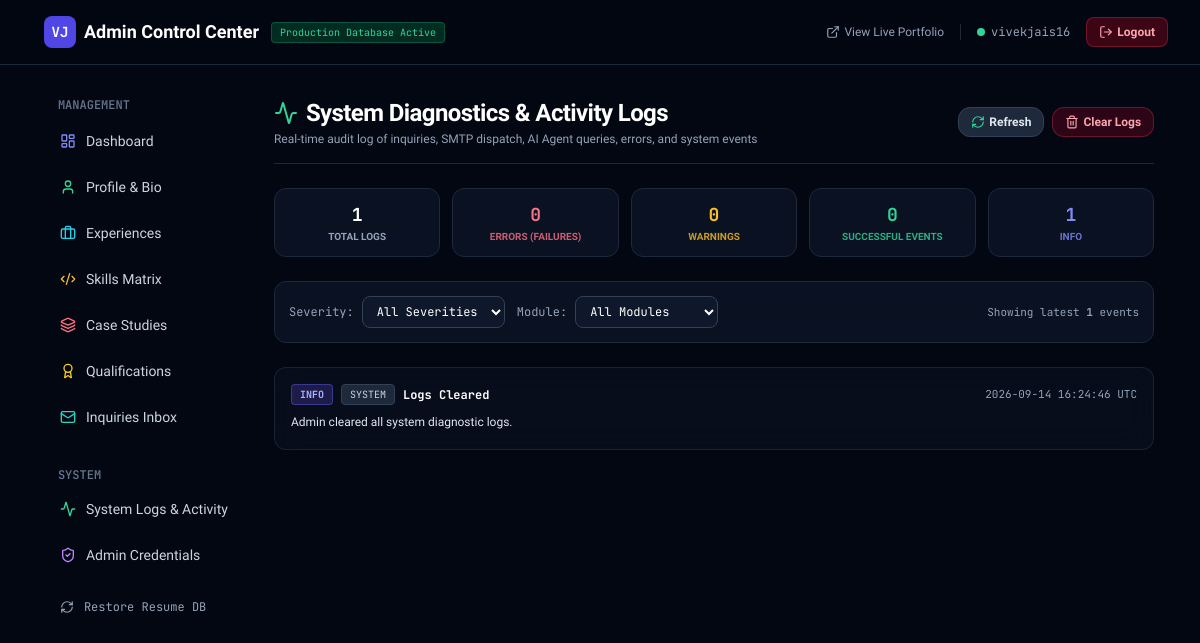
Page /admin/logs (signed in) on the earlier database version.
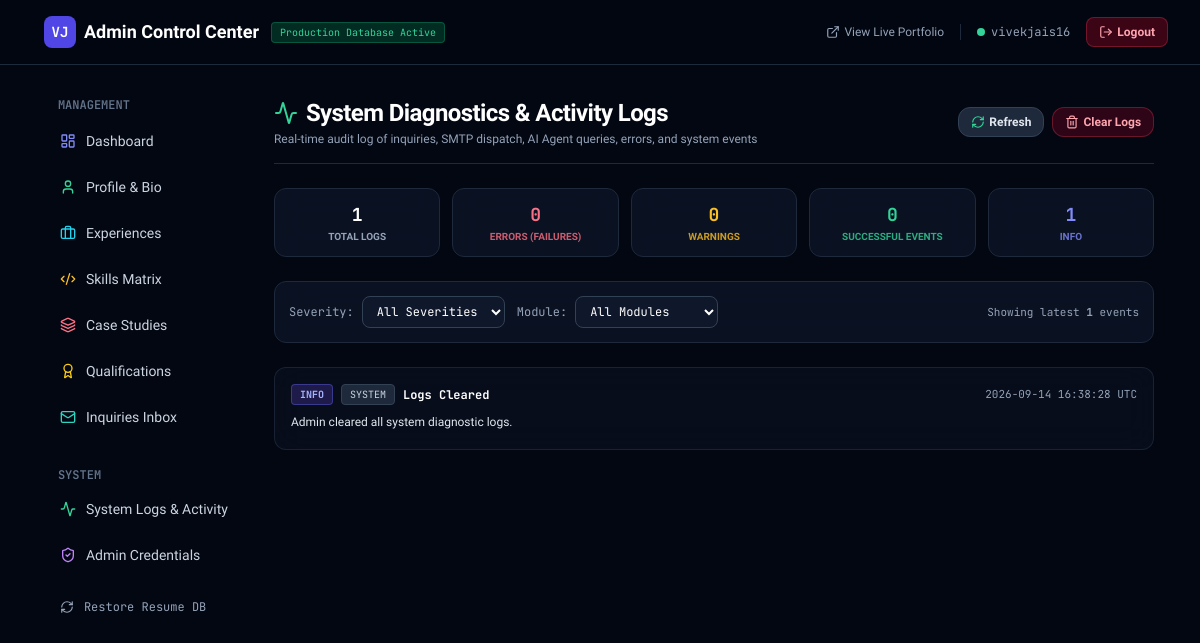
Same page on the later database version.
### app/models/admin.py (models this page shows)
class SystemLog(Base):
    __tablename__ = "system_logs"
    id = Column(Integer, primary_key=True, index=True)
    timestamp = Column(DateTime, default=utc_now, index=True)
    level = Column(String(20), default="INFO", index=True)  # INFO, WARNING, ERROR, SUCCESS
    module = Column(String(50), default="SYSTEM", index=True)  # EMAIL, CONTACT, AI_AGENT, AUTH, ADMIN, DATABASE
    action = Column(String(100), nullable=False)
    message = Column(String(500), nullable=False)
    details = Column(String(5000), nullable=True)
    ip_address = Column(String(50), nullable=True)

### app/admin/router.py (the view)
@admin_router.get("/logs", response_class=HTMLResponse)
async def admin_logs_view(
    request: Request,
    level: Optional[str] = "ALL",
    module: Optional[str] = "ALL",
    admin_user: str = Depends(require_admin),
    db: Session = Depends(get_db),
):
    logs = get_system_logs(limit=150, level=level, module=module)
    stats = get_log_stats()
    return templates.TemplateResponse(
        request=request,
        name="admin/logs.html",
        context={
            "admin_user": admin_user,
            "logs": logs,
            "stats": stats,
            "selected_level": level or "ALL",
            "selected_module": module or "ALL",
        },
    )

### app/templates/admin/logs.html (shortened to what this page needs)
{% extends "admin/base.html" %}
{% block content %}
<div class="space-y-6">
    <div class="flex flex-col sm:flex-row sm:items-center justify-between gap-4 border-b border-slate-800 pb-4">
        <div>
            <h1 class="text-2xl font-bold text-white tracking-tight flex items-center gap-2">
                <i data-lucide="activity" class="w-6 h-6 text-emerald-400"></i> System Diagnostics & Activity Logs
            </h1>
            <p class="text-xs text-slate-400 mt-0.5">Real-time audit log of inquiries, SMTP dispatch, AI Agent queries, errors, and system events</p>
        </div>
        <div class="flex items-center gap-2">
            <a href="/admin/logs" class="px-3 py-1.5 rounded-xl bg-slate-800 hover:bg-slate-700 text-slate-200 text-xs font-semibold border border-slate-700 transition flex items-center gap-1">
                <i data-lucide="refresh-cw" class="w-3.5 h-3.5 text-emerald-400"></i> Refresh
            </a>
            <form action="/admin/logs/clear" method="post" onsubmit="return confirm('Clear all diagnostic logs?');">
                <button type="submit" class="px-3 py-1.5 rounded-xl bg-rose-950/60 hover:bg-rose-900 text-rose-300 text-xs font-semibold border border-rose-500/30 transition flex items-center gap-1">
                    <i data-lucide="trash-2" class="w-3.5 h-3.5"></i> Clear Logs
                </button>
            </form>
        </div>
    </div>
    <div class="grid grid-cols-2 sm:grid-cols-5 gap-3">
        <div class="glass-panel rounded-xl p-3 border border-slate-800 text-center">
            <div class="text-lg font-bold text-white font-mono">{{ stats.total }}</div>
            <div class="text-[10px] text-slate-400 uppercase font-semibold">Total Logs</div>
        </div>
        <div class="glass-panel rounded-xl p-3 border border-slate-800 text-center">
            <div class="text-lg font-bold text-rose-400 font-mono">{{ stats.errors }}</div>
            <div class="text-[10px] text-rose-400/80 uppercase font-semibold">Errors (Failures)</div>
        </div>
        <div class="glass-panel rounded-xl p-3 border border-slate-800 text-center">
            <div class="text-lg font-bold text-amber-400 font-mono">{{ stats.warnings }}</div>
            <div class="text-[10px] text-amber-400/80 uppercase font-semibold">Warnings</div>
        </div>
        <div class="glass-panel rounded-xl p-3 border border-slate-800 text-center">
            <div class="text-lg font-bold text-emerald-400 font-mono">{{ stats.success }}</div>
            <div class="text-[10px] text-emerald-400/80 uppercase font-semibold">Successful Events</div>
        </div>
        <div class="glass-panel rounded-xl p-3 border border-slate-800 text-center">
            <div class="text-lg font-bold text-indigo-400 font-mono">{{ stats.info }}</div>
            <div class="text-[10px] text-indigo-400/80 uppercase font-semibold">Info</div>
        </div>
    </div>
    <div class="glass-panel rounded-xl p-3.5 border border-slate-800 flex flex-wrap items-center justify-between gap-3 text-xs">
        <form method="get" action="/admin/logs" class="flex flex-wrap items-center gap-3 w-full sm:w-auto">
            <div class="flex items-center gap-2">
                <span class="text-slate-400 font-mono">Severity:</span>
                <select name="level" onchange="this.form.submit()" class="px-2.5 py-1.5 rounded-lg bg-slate-900 border border-slate-700 text-white font-mono text-xs focus:outline-none focus:border-emerald-500">
                    <option value="ALL" {% if selected_level == 'ALL' %}selected{% endif %}>All Severities</option>
                </select>
            </div>
            <div class="flex items-center gap-2">
                <span class="text-slate-400 font-mono">Module:</span>
                <select name="module" onchange="this.form.submit()" class="px-2.5 py-1.5 rounded-lg bg-slate-900 border border-slate-700 text-white font-mono text-xs focus:outline-none focus:border-emerald-500">
                    <option value="ALL" {% if selected_module == 'ALL' %}selected{% endif %}>All Modules</option>
                </select>
            </div>
        </form>
        <div class="text-slate-400 font-mono text-[11px]">
            Showing latest <strong>{{ logs|length }}</strong> events
        </div>
    </div>
    {% if logs %}
    <div class="space-y-2">
        {% for log in logs %}
        <div class="glass-panel rounded-xl p-4 border {% if log.level == 'ERROR' %}border-rose-500/50 bg-rose-950/10{% elif log.level == 'WARNING' %}border-amber-500/40 bg-amber-950/10{% elif log.level == 'SUCCESS' %}border-emerald-500/30 bg-emerald-950/10{% else %}border-slate-800/80 bg-slate-900/40{% endif %} space-y-2">
            <div class="flex flex-col sm:flex-row sm:items-center justify-between gap-2">
                <div class="flex items-center gap-2 flex-wrap">
                    {% if log.level == 'ERROR' %}
                    <span class="px-2 py-0.5 rounded text-[10px] font-bold font-mono bg-rose-950 text-rose-300 border border-rose-500/40">ERROR</span>
                    {% elif log.level == 'WARNING' %}
                    <span class="px-2 py-0.5 rounded text-[10px] font-bold font-mono bg-amber-950 text-amber-300 border border-amber-500/40">WARN</span>
                    {% elif log.level == 'SUCCESS' %}
                    <span class="px-2 py-0.5 rounded text-[10px] font-bold font-mono bg-emerald-950 text-emerald-300 border border-emerald-500/40">SUCCESS</span>
                    {% else %}
                    <span class="px-2 py-0.5 rounded text-[10px] font-bold font-mono bg-indigo-950 text-indigo-300 border border-indigo-500/40">INFO</span>
                    {% endif %}
                    <span class="px-2 py-0.5 rounded text-[10px] font-mono bg-slate-800 text-slate-300 border border-slate-700">{{ log.module }}</span>
                    <strong class="text-white text-xs font-mono">{{ log.action }}</strong>
                </div>
                <div class="text-[11px] text-slate-400 font-mono">
                    {{ log.timestamp.strftime('%Y-%m-%d %H:%M:%S UTC') if log.timestamp else 'Recently' }}
                </div>
            </div>
            <div class="text-xs text-slate-200 leading-relaxed font-sans">
                {{ log.message }}
            </div>
        </div>
        {% endfor %}
    </div>
    {% endif %}
</div>
{% endblock %}

### app/templates/admin/base.html (shortened to what this page needs)
<!DOCTYPE html>
<html lang="en">
<head>
    <script src="https://cdn.tailwindcss.com"></script>
    <link rel="stylesheet" href="https://cdnjs.cloudflare.com/ajax/libs/font-awesome/6.5.1/css/all.min.css">
    <link rel="stylesheet" href="/static/css/custom.css">
</head>
<body class="bg-dark-950 text-slate-100 min-h-screen flex flex-col antialiased">
    <header class="glass-nav border-b border-slate-800 sticky top-0 z-40">
        <div class="max-w-7xl mx-auto px-4 sm:px-6 lg:px-8 h-16 flex items-center justify-between">
            <div class="flex items-center space-x-3">
                <a href="/admin" class="flex items-center space-x-2 font-bold text-base sm:text-lg text-white">
                    <span class="w-7 h-7 sm:w-8 sm:h-8 rounded-lg bg-indigo-600 flex items-center justify-center text-xs sm:text-sm font-mono">VJ</span>
                    <span class="hidden xs:inline sm:inline">Admin Control Center</span>
                </a>
                <span class="hidden sm:inline-block px-2 py-0.5 rounded text-[10px] font-mono bg-emerald-950 text-emerald-400 border border-emerald-500/30">
                    Production Database Active
                </span>
            </div>
            <div class="flex items-center space-x-2 sm:space-x-4 text-sm">
                <a href="/" target="_blank" class="text-slate-400 hover:text-emerald-400 transition flex items-center gap-1 text-xs">
                    <i data-lucide="external-link" class="w-3.5 h-3.5"></i>
                    <span class="hidden md:inline">View Live Portfolio</span>
                </a>
                <span class="text-xs text-slate-400 font-mono hidden sm:flex items-center gap-1.5">
                    <span class="w-2 h-2 rounded-full bg-emerald-400"></span> {{ admin_user }}
                </span>
                <a href="/admin/logout" class="px-2.5 sm:px-3 py-1.5 rounded-lg text-xs font-semibold bg-rose-950/80 hover:bg-rose-900 text-rose-300 border border-rose-500/30 transition flex items-center gap-1">
                    <i data-lucide="log-out" class="w-3.5 h-3.5"></i>
                    <span class="hidden sm:inline">Logout</span>
                </a>
            </div>
        </div>
    </header>
    <div class="max-w-7xl mx-auto px-4 sm:px-6 lg:px-8 py-6 sm:py-8 flex-grow grid grid-cols-1 lg:grid-cols-5 gap-6 sm:gap-8">
        <aside id="admin-sidebar" class="hidden lg:block lg:col-span-1 space-y-1.5 bg-slate-900/90 lg:bg-transparent p-4 lg:p-0 rounded-2xl border border-slate-800 lg:border-none shadow-xl lg:shadow-none">
            <div class="text-xs font-mono uppercase text-slate-500 px-3 mb-2 font-semibold">Management</div>
            <a href="/admin" class="flex items-center gap-2.5 px-3.5 py-2.5 rounded-xl text-sm font-medium text-slate-300 hover:text-white hover:bg-slate-800 transition">
                <i data-lucide="layout-dashboard" class="w-4 h-4 text-indigo-400"></i> Dashboard
            </a>
            <a href="/admin/profile" class="flex items-center gap-2.5 px-3.5 py-2.5 rounded-xl text-sm font-medium text-slate-300 hover:text-white hover:bg-slate-800 transition">
                <i data-lucide="user" class="w-4 h-4 text-emerald-400"></i> Profile & Bio
            </a>
            <a href="/admin/experiences" class="flex items-center gap-2.5 px-3.5 py-2.5 rounded-xl text-sm font-medium text-slate-300 hover:text-white hover:bg-slate-800 transition">
                <i data-lucide="briefcase" class="w-4 h-4 text-cyan-400"></i> Experiences
            </a>
            <a href="/admin/skills" class="flex items-center gap-2.5 px-3.5 py-2.5 rounded-xl text-sm font-medium text-slate-300 hover:text-white hover:bg-slate-800 transition">
                <i data-lucide="code-2" class="w-4 h-4 text-amber-400"></i> Skills Matrix
            </a>
            <a href="/admin/projects" class="flex items-center gap-2.5 px-3.5 py-2.5 rounded-xl text-sm font-medium text-slate-300 hover:text-white hover:bg-slate-800 transition">
                <i data-lucide="layers" class="w-4 h-4 text-rose-400"></i> Case Studies
            </a>
            <a href="/admin/qualifications" class="flex items-center gap-2.5 px-3.5 py-2.5 rounded-xl text-sm font-medium text-slate-300 hover:text-white hover:bg-slate-800 transition">
                <i data-lucide="award" class="w-4 h-4 text-yellow-400"></i> Qualifications
            </a>
            <a href="/admin/messages" class="flex items-center gap-2.5 px-3.5 py-2.5 rounded-xl text-sm font-medium text-slate-300 hover:text-white hover:bg-slate-800 transition">
                <i data-lucide="mail" class="w-4 h-4 text-teal-400"></i> Inquiries Inbox
            </a>
            <div class="text-xs font-mono uppercase text-slate-500 px-3 pt-4 sm:pt-6 mb-2 font-semibold">System</div>
            <a href="/admin/logs" class="flex items-center gap-2.5 px-3.5 py-2.5 rounded-xl text-sm font-medium text-slate-300 hover:text-white hover:bg-slate-800 transition">
                <i data-lucide="activity" class="w-4 h-4 text-emerald-400"></i> System Logs & Activity
            </a>
            <a href="/admin/settings" class="flex items-center gap-2.5 px-3.5 py-2.5 rounded-xl text-sm font-medium text-slate-300 hover:text-white hover:bg-slate-800 transition">
                <i data-lucide="shield-check" class="w-4 h-4 text-purple-400"></i> Admin Credentials
            </a>
            <form action="/admin/reseed" method="post" onsubmit="return confirm('Restore database with resume defaults? Any custom manual records will be restored to resume state.');" class="pt-2">
                <button type="submit" class="w-full text-left flex items-center gap-2.5 px-3.5 py-2.5 rounded-xl text-xs font-mono text-slate-400 hover:text-rose-400 hover:bg-rose-950/30 transition">
                    <i data-lucide="refresh-cw" class="w-3.5 h-3.5"></i> Restore Resume DB
                </button>
            </form>
        </aside>
        <main class="lg:col-span-4 space-y-6">
            {% block content %}{% endblock %}
        </main>
    </div>
</body>
</html>

### app/static/css/custom.css (style rules this page uses)
:root { --font-sans: 'Plus Jakarta Sans', -apple-system, BlinkMacSystemFont, 'Segoe UI', Roboto, sans-serif; --font-mono: 'JetBrains Mono', monospace; }
body { font-family: var(--font-sans); background-color: #030712; color: #f3f4f6; overflow-x: hidden; }
.glass-panel { background: rgba(15, 23, 42, 0.7); backdrop-filter: blur(16px); -webkit-backdrop-filter: blur(16px); border: 1px solid rgba(255, 255, 255, 0.08); }
.glass-nav { background: rgba(3, 7, 18, 0.82); backdrop-filter: blur(20px); -webkit-backdrop-filter: blur(20px); border-bottom: 1px solid rgba(255, 255, 255, 0.07); }
.font-mono { font-family: var(--font-mono); }

Differences in the rows shown:
changed SystemLog "Logs Cleared": timestamp "2026-09-14 16:24:46 UTC" → "2026-09-14 16:38:28 UTC"
